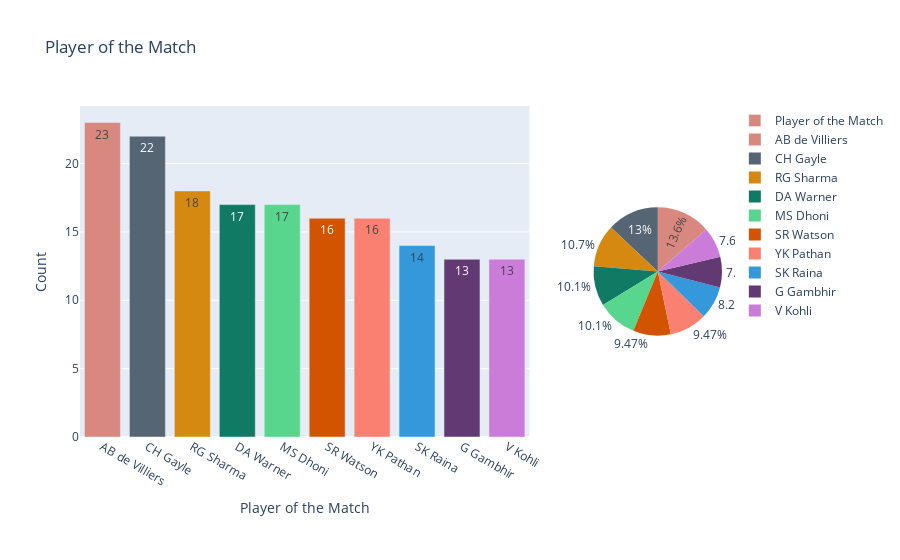

The notebook cell this image was saved under:
### Markdown cell above
Analysis: Among all the players in the IPL dataset, AB de Villiers has been awarded the "Player of the Match" the most number of times.

### Code cell
colors=['#D98880','#566573','#D68910','#117A65','#58D68D','#D35400','#FA8072','#3498DB', '#633974','#CB7CD9']

bar_fig = go.Figure(data=[
    go.Bar(name='Player of the Match', x=player_counts.index, y=player_counts.values, textposition='auto',texttemplate='%{y}', marker=dict(color=colors[:10]))
])



pie_fig = go.Figure(data=[go.Pie(labels=player_counts.index[:10], values=player_counts.values[:10],marker=dict(colors=colors))])
pie_fig.update_traces(domain=dict(x=[0.8, 1.0], y=[0.0, 1.0]), textinfo='percent' )


fig = make_subplots(rows=1, cols=2, column_widths=[0.7, 0.2])
fig.add_trace(bar_fig.data[0])
fig.add_trace(pie_fig.data[0])

fig.update_xaxes(title_text='Player of the Match', row=1, col=1)
fig.update_yaxes(title_text='Count', row=1, col=1)
fig.update_layout(title='Player of the Match')

fig.show()

### Figure 1 — Plotly figure (JSON) as saved in the notebook; plotly's stock layout.template omitted (floating-point values rounded to 4 significant figures)
{"data": [{"marker": {"color": ["#D98880", "#566573", "#D68910", "#117A65", "#58D68D", "#D35400", "#FA8072", "#3498DB", "#633974", "#CB7CD9"]}, "name": "Player of the Match", "textposition": "auto", "texttemplate": "%{y}", "type": "bar", "x": ["AB de Villiers", "CH Gayle", "RG Sharma", "DA Warner", "MS Dhoni", "SR Watson", "YK Pathan", "SK Raina", "G Gambhir", "V Kohli"], "y": [23, 22, 18, 17, 17, 16, 16, 14, 13, 13]}, {"domain": {"x": [0.8, 1], "y": [0, 1]}, "labels": ["AB de Villiers", "CH Gayle", "RG Sharma", "DA Warner", "MS Dhoni", "SR Watson", "YK Pathan", "SK Raina", "G Gambhir", "V Kohli"], "marker": {"colors": ["#D98880", "#566573", "#D68910", "#117A65", "#58D68D", "#D35400", "#FA8072", "#3498DB", "#633974", "#CB7CD9"]}, "textinfo": "percent", "type": "pie", "values": [23, 22, 18, 17, 17, 16, 16, 14, 13, 13]}], "layout": {"title": {"text": "Player of the Match"}, "xaxis": {"anchor": "y", "domain": [0, 0.7], "title": {"text": "Player of the Match"}}, "xaxis2": {"anchor": "y2", "domain": [0.8, 1]}, "yaxis": {"anchor": "x", "domain": [0, 1], "title": {"text": "Count"}}, "yaxis2": {"anchor": "x2", "domain": [0, 1]}}}
